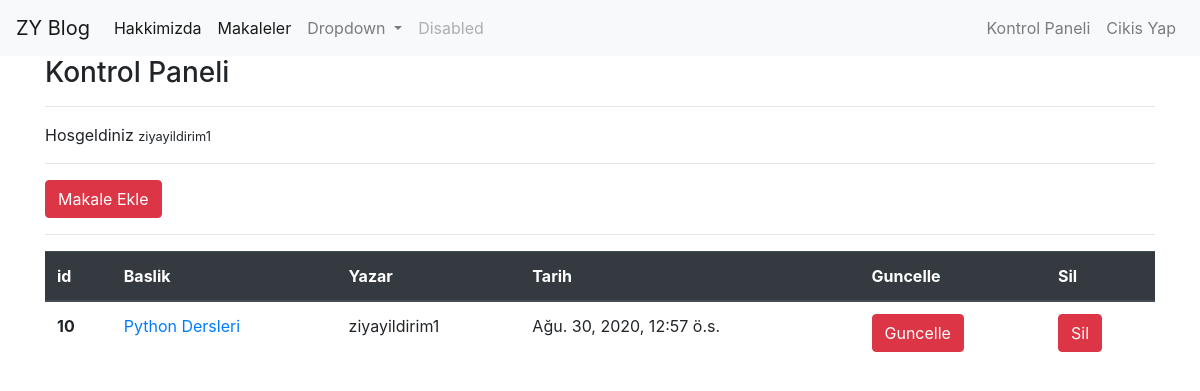
The app's page /articles/dashboard/ (signed in) with its own data.
### article/models.py (models this page shows, shortened)
class Article(models.Model):
    author = models.ForeignKey('auth.User', on_delete = models.CASCADE, verbose_name='Yazar')
    title  = models.CharField(max_length=50, verbose_name='Baslik')
    content = RichTextField()
    created_date = models.DateTimeField(auto_now_add=True,verbose_name='Olusturulma Tarihi')
    article_image = models.FileField(blank = True, null = True, verbose_name = 'Makaleye Fotograf Ekleyin')
    class Meta:
        ordering = ['-created_date']

### article/views.py (the view)
# urls.py: path('dashboard/',views.dashboard, name = 'dashboard'),
@login_required(login_url='user:login')
def dashboard(request):
    articles = Article.objects.filter(author = request.user)
    context  = {
        'articles' : articles
    }
    return render(request, 'dashboard.html',context)

### templates/dashboard.html
{% extends 'layout.html' %}
{% block body %}
<h3>Kontrol Paneli</h3>
<hr>
<p>
  Hosgeldiniz <small>{{ request.user.username }}</small>
</p>
<hr>
<a class="btn btn-danger" href="{% url 'article:addarticle' %}">Makale Ekle</a>
<hr>
{% if articles %}
<table class="table">
  <thead class="thead-dark">
    <tr>
      <th scope="col">id</th>
      <th scope="col">Baslik</th>
      <th scope="col">Yazar</th>
      <th scope="col">Tarih</th>
      <th scope="col">Guncelle</th>
      <th scope="col">Sil</th>
    </tr>
  </thead>
  <tbody>
    {% for article  in articles %}
    <tr>
      <th scope="row">{{article.id}}</th>
      <td><a href="{% url 'article:detail' article.id %}">{{article.title}}</a></td>
      <td>{{article.author.username}}</td>
      <td>{{article.created_date}}</td>
      <td><a class="btn btn-danger" href="{% url 'article:update' article.id %}">Guncelle</a></td>
      <td><a class="btn btn-danger" href="{% url 'article:delete' article.id %}">Sil</a></td>
    </tr>
    {% endfor %}
  </tbody>
</table>
{% else %}
  <div class="alert alert-danger">Henuz Makale Bulunamadi</div>
{% endif %}
{% endblock body %}

### records on screen
Article: id "10", title "Python Dersleri", author.username "ziyayildirim1", created_date "Ağu. 30, 2020, 12:57 ö.s."

### other values on screen
{{ request.user.username }} "ziyayildirim1"
